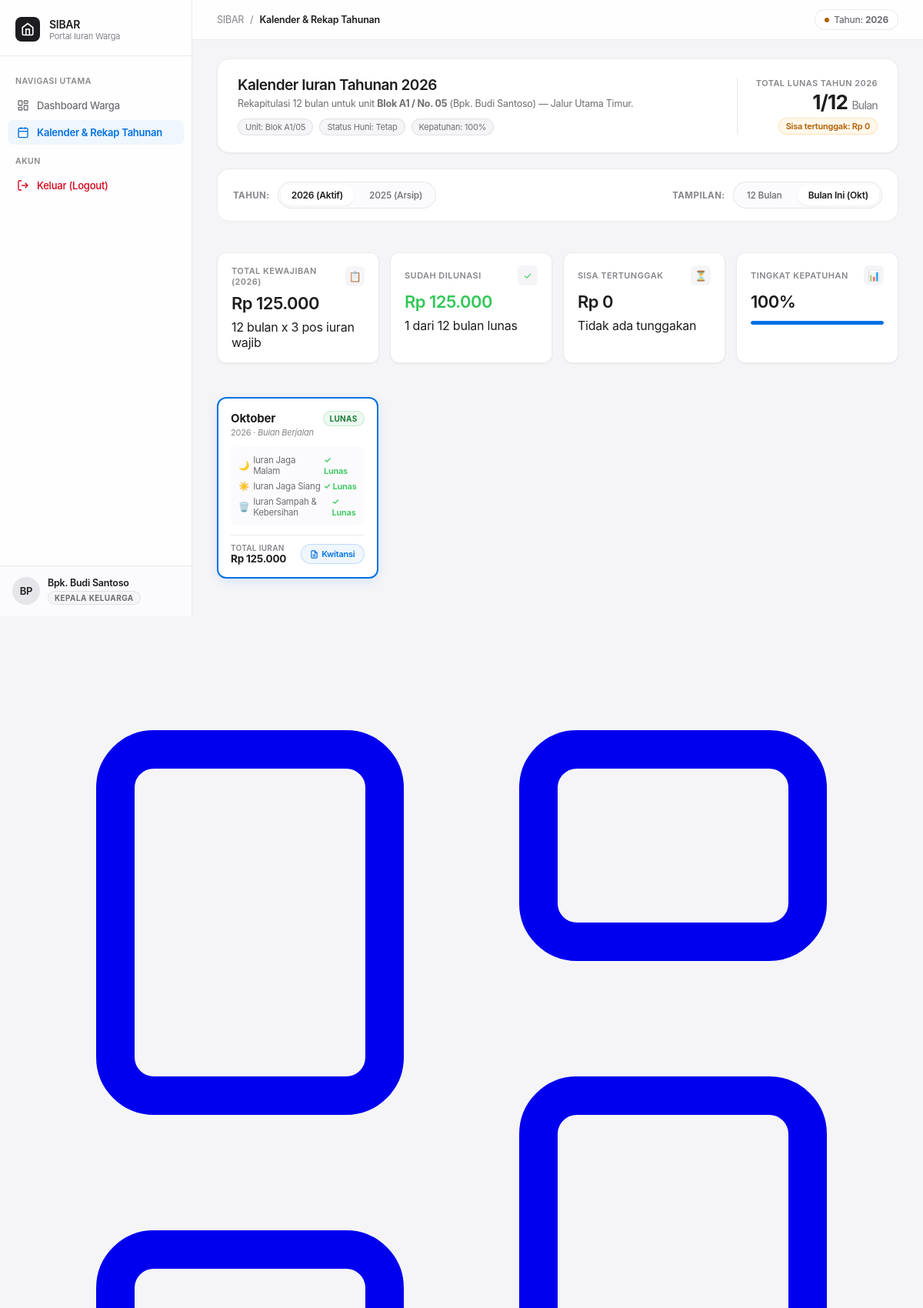
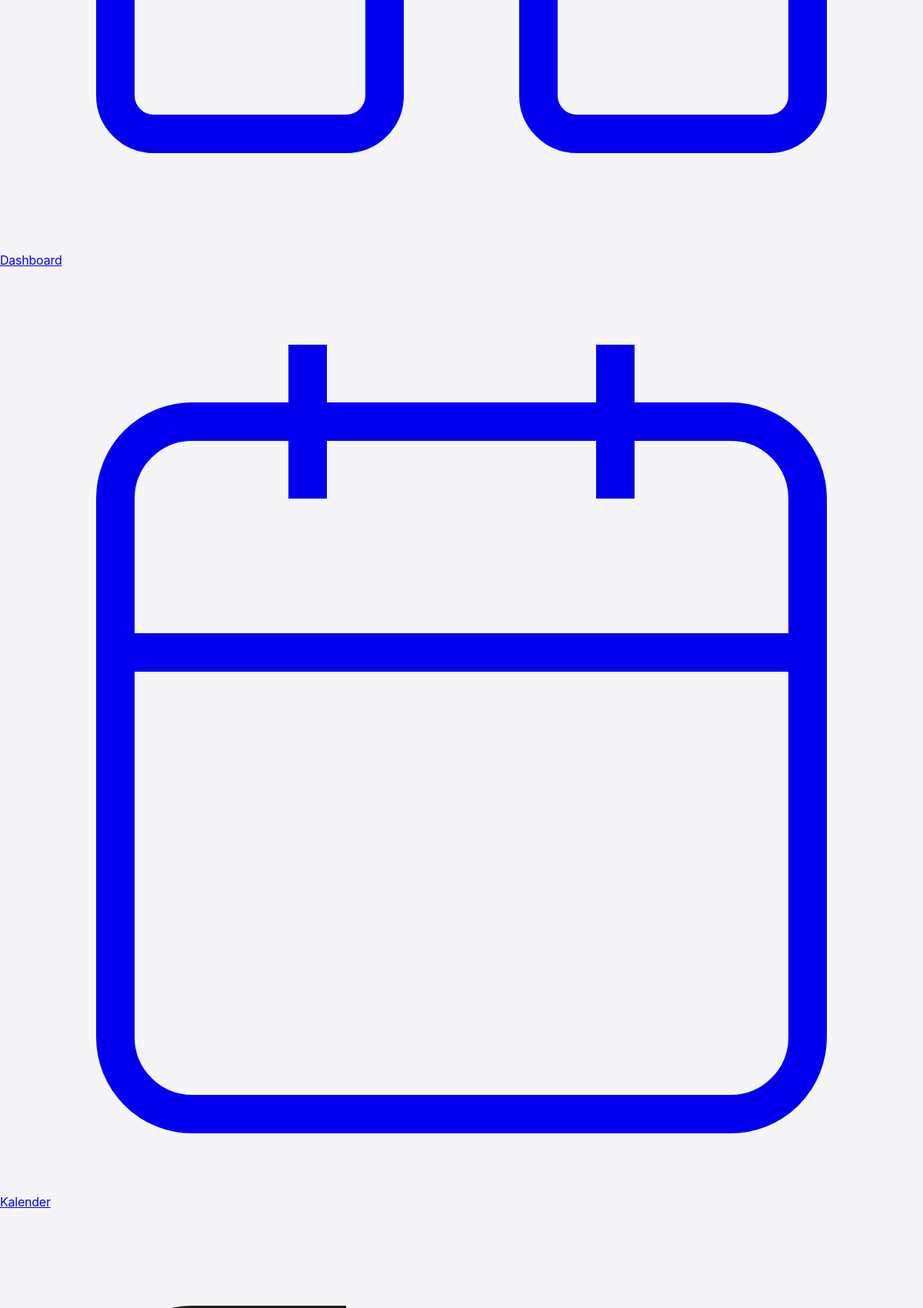
/calendar.php?year=2026&house_id=1&month=10 (signed in, upper part), run on the app's committed database (2 pictures, top to bottom).
### tables this page shows
CREATE TABLE IF NOT EXISTS `users` (
  `id` INT AUTO_INCREMENT PRIMARY KEY,
  `house_id` INT NULL,
  `complex_id` INT DEFAULT 1,
  `username` VARCHAR(50) NOT NULL UNIQUE,
  `password_hash` VARCHAR(255) NOT NULL,
  `full_name` VARCHAR(100) NOT NULL,
  `phone` VARCHAR(20) NOT NULL,
  `role` ENUM('warga', 'satpam_siang', 'satpam_malam', 'sampah', 'super_admin') DEFAULT 'warga',
  `latitude` DECIMAL(10, 8) NULL,
  `longitude` DECIMAL(11, 8) NULL,
  `created_at` TIMESTAMP DEFAULT CURRENT_TIMESTAMP,
  FOREIGN KEY (`house_id`) REFERENCES `houses`(`id`) ON DELETE SET NULL,
  FOREIGN KEY (`complex_id`) REFERENCES `complexes`(`id`) ON DELETE SET NULL
);

CREATE TABLE IF NOT EXISTS `houses` (
  `id` INT AUTO_INCREMENT PRIMARY KEY,
  `complex_id` INT DEFAULT 1,
  `block` VARCHAR(10) NOT NULL,
  `number` VARCHAR(10) NOT NULL,
  `address` VARCHAR(255) NOT NULL,
  `lane` VARCHAR(100) DEFAULT 'Jalur Utama',
  `status_huni` ENUM('tetap', 'kontrak') DEFAULT 'tetap',
  `latitude` DECIMAL(10, 8) NULL,
  `longitude` DECIMAL(11, 8) NULL,
  `created_at` TIMESTAMP DEFAULT CURRENT_TIMESTAMP,
  FOREIGN KEY (`complex_id`) REFERENCES `complexes`(`id`) ON DELETE SET NULL,
  UNIQUE KEY `uk_house` (`block`, `number`)
);

CREATE TABLE IF NOT EXISTS `bills` (
  `id` INT AUTO_INCREMENT PRIMARY KEY,
  `house_id` INT NOT NULL,
  `fee_type_id` INT NOT NULL,
  `period_year` INT NOT NULL,
  `period_month` INT NOT NULL,
  `amount` DECIMAL(12, 2) NOT NULL,
  `status` ENUM('unpaid', 'paid') DEFAULT 'unpaid',
  `due_date` DATE NOT NULL,
  `created_at` TIMESTAMP DEFAULT CURRENT_TIMESTAMP,
  FOREIGN KEY (`house_id`) REFERENCES `houses`(`id`) ON DELETE CASCADE,
  FOREIGN KEY (`fee_type_id`) REFERENCES `fee_types`(`id`) ON DELETE CASCADE,
  UNIQUE KEY `uk_house_fee_period` (`house_id`, `fee_type_id`, `period_year`, `period_month`)
);

CREATE TABLE IF NOT EXISTS `fee_types` (
  `id` INT AUTO_INCREMENT PRIMARY KEY,
  `code` VARCHAR(50) NOT NULL UNIQUE,
  `name` VARCHAR(100) NOT NULL,
  `amount` DECIMAL(12, 2) NOT NULL,
  `icon` VARCHAR(10) DEFAULT '💰',
  `description` TEXT,
  `created_at` TIMESTAMP DEFAULT CURRENT_TIMESTAMP
);

### calendar.php (the view, shortened to what the rows shown need)
<?php
require_once __DIR__ . '/config/database.php';
require_once __DIR__ . '/config/auth.php';
$user = requireAuth();
$db = getDB();
$role = $user['role'];
$isWarga = ($role === 'warga');
$selectedYear = sanitizeInt($_GET['year'] ?? 2026, 2026);
$selectedMonth = isset($_GET['month']) && $_GET['month'] !== 'all' ? sanitizeInt($_GET['month'], 0) : 'all';
if ($isWarga) {
    $targetHouseId = (int)$user['house_id'];
}
$stmtTargetHouse = $db->prepare("
    SELECT h.id, h.block, h.number, h.lane, h.address, h.status_huni, u.full_name, u.phone, u.username
    FROM houses h
    LEFT JOIN users u ON u.house_id = h.id AND u.role = 'warga'
    WHERE h.id = :id
    LIMIT 1
");
$stmtTargetHouse->execute([':id' => $targetHouseId]);
$targetHouse = $stmtTargetHouse->fetch();
$stmtBills = $db->prepare("
    SELECT b.id, b.house_id, b.fee_type_id, b.period_year, b.period_month, b.amount, b.status, b.due_date,
           f.name AS fee_name, f.code AS fee_code, f.icon AS fee_icon,
           p.receipt_no, p.amount_paid, p.payment_method, p.paid_at
    FROM bills b
    JOIN fee_types f ON f.id = b.fee_type_id
    LEFT JOIN payments p ON p.bill_id = b.id
    WHERE b.house_id = :house_id AND b.period_year = :year
    ORDER BY b.period_month ASC, b.fee_type_id ASC
");
$stmtBills->execute([
    ':house_id' => $targetHouseId,
    ':year'     => $selectedYear
]);
$rawBills = $stmtBills->fetchAll();
$monthBills = [];
for ($m = 1; $m <= 12; $m++) {
    $monthBills[$m] = [
        'bills'       => [],
        'total_due'   => 0,
        'total_paid'  => 0,
        'paid_count'  => 0,
        'unpaid_count'=> 0,
        'status'      => 'empty',
        'latest_paid' => null,
        'receipt_no'  => null,
    ];
}
foreach ($rawBills as $b) {
    $m = (int)$b['period_month'];
    if ($m >= 1 && $m <= 12) {
        $monthBills[$m]['bills'][] = $b;
        $monthBills[$m]['total_due'] += (float)$b['amount'];
        if ($b['status'] === 'paid') {
            $monthBills[$m]['total_paid'] += (float)$b['amount'];
            $monthBills[$m]['paid_count']++;
            if (!empty($b['paid_at'])) {
                $monthBills[$m]['latest_paid'] = $b['paid_at'];
            }
            if (!empty($b['receipt_no'])) {
                $monthBills[$m]['receipt_no'] = $b['receipt_no'];
            }
        } else {
            $monthBills[$m]['unpaid_count']++;
        }
    }
}
$currentYearNow = 2026;
$currentMonthNow = 10;
for ($m = 1; $m <= 12; $m++) {
    $item = &$monthBills[$m];
}
$annualTotalDue = 0;
$annualTotalPaid = 0;
for ($m = 1; $m <= 12; $m++) {
    $annualTotalDue += $monthBills[$m]['total_due'];
    $annualTotalPaid += $monthBills[$m]['total_paid'];
}
$annualCompliance = $annualTotalDue > 0 ? round(($annualTotalPaid / $annualTotalDue) * 100) : 0;
$monthNames = [
    1 => 'Januari', 2 => 'Februari', 3 => 'Maret', 4 => 'April',
    5 => 'Mei', 6 => 'Juni', 7 => 'Juli', 8 => 'Agustus',
    9 => 'September', 10 => 'Oktober', 11 => 'November', 12 => 'Desember'
];
?>
<!DOCTYPE html>
<html lang="id">
<head>
  <link rel="stylesheet" href="assets/css/style.css">
  <link rel="stylesheet" href="assets/css/monitoring.css">
</head>
<body>
<div class="app-container">
  <aside class="sidebar">
    <div class="brand-section">
      <div class="brand-text">
        <h1>SIBAR</h1>
      </div>
    </div>
    <div class="sidebar-footer">
      <div class="avatar"><?= strtoupper(substr($user['full_name'], 0, 2)) ?></div>
      <div class="user-info">
        <div class="user-name"><?= e($user['full_name']) ?></div>
        <div class="house-tag" style="margin-top:3px;"><span class="role-badge <?= e($role) ?>"><?= e(roleLabel($role)) ?></span></div>
      </div>
    </div>
  </aside>
  <main class="main-wrapper">
    <div class="content-body">
      <section class="household-hero">
        <div class="hero-meta">
          <h2>Kalender Iuran Tahunan <?= e($selectedYear) ?></h2>
          <p>
            Rekapitulasi 12 bulan untuk unit <strong>Blok <?= e($targetHouse['block']) ?> / No. <?= e($targetHouse['number']) ?></strong>
            (<?= e($targetHouse['full_name'] ?: 'Belum Terdaftar') ?>) — <?= e($targetHouse['lane']) ?>.
          </p>
          <div class="hero-badges">
            <span class="hero-tag">Unit: Blok <?= e($targetHouse['block']) ?>/<?= e($targetHouse['number']) ?></span>
            <span class="hero-tag">Status Huni: <?= ucfirst(e($targetHouse['status_huni'] ?: 'Tetap')) ?></span>
            <span class="hero-tag">Kepatuhan: <?= $annualCompliance ?>%</span>
          </div>
        </div>
      </section>
      <div class="calendar-grid">
        <?php
        $monthsToDisplay = ($selectedMonth === 'all') ? range(1, 12) : [(int)$selectedMonth];
        foreach ($monthsToDisplay as $m):
            $mInfo = $monthBills[$m];
            $isCur = ($selectedYear === $currentYearNow && $m === $currentMonthNow);
            $status = $mInfo['status'];
            $statusLabel = match($status) {
                'paid'     => 'Lunas',
                'unpaid'   => 'Belum Lunas',
                'partial'  => 'Sebagian',
                'upcoming' => 'Mendatang',
                default    => 'Belum Terbit'
            };
        ?>
          <div class="month-card <?= $isCur ? 'is-current' : '' ?>">
            <div>
              <div class="month-card-header">
                <div>
                  <div class="month-name"><?= $monthNames[$m] ?></div>
                  <div class="month-year-sub"><?= e($selectedYear) ?> <?= $isCur ? '· <em>Bulan Berjalan</em>' : '' ?></div>
                </div>
                <span class="month-badge <?= e($status) ?>"><?= e($statusLabel) ?></span>
              </div>
              <div class="month-fee-list" style="margin-top:12px;">
                <?php if (empty($mInfo['bills'])): ?>
                  <div style="font-size:11.5px; color:var(--text-tertiary); text-align:center; padding:8px 0;">
                    Belum ada data tagihan
                  </div>
                <?php else: ?>
                  <?php foreach ($mInfo['bills'] as $b): ?>
                    <div class="month-fee-row">
                      <span class="month-fee-label">
                        <span><?= e($b['fee_icon']) ?></span>
                        <span><?= e($b['fee_name']) ?></span>
                      </span>
                      <span class="month-fee-status <?= $b['status'] === 'paid' ? 'paid' : 'unpaid' ?>">
                        <?= $b['status'] === 'paid' ? '✓ Lunas' : formatRupiah($b['amount']) ?>
                      </span>
                    </div>
                  <?php endforeach; ?>
                <?php endif; ?>
              </div>
            </div>
            <div class="month-card-footer">
              <div class="month-total-wrap">
                <span class="month-total-sub">Total Iuran</span>
                <span class="month-total-val"><?= formatRupiah($mInfo['total_due']) ?></span>
              </div>
              <div>
                <?php if ($mInfo['status'] === 'paid' && !empty($mInfo['receipt_no'])): ?>
                  <a href="receipt.php?receipt_no=<?= urlencode($mInfo['receipt_no']) ?>" class="btn-receipt-link" target="_blank" title="Cetak Kwitansi">
                    <svg width="11" height="11" viewBox="0 0 24 24" fill="none" stroke="currentColor" stroke-width="2.5"><path d="M14 2H6a2 2 0 0 0-2 2v16a2 2 0 0 0 2 2h12a2 2 0 0 0 2-2V8z"/><polyline points="14 2 14 8 20 8"/><line x1="16" y1="13" x2="8" y2="13"/><line x1="16" y1="17" x2="8" y2="17"/></svg>
                    Kwitansi
                  </a>
                <?php elseif ($isWarga && in_array($mInfo['status'], ['unpaid', 'partial'], true)): ?>
                  <a href="dashboard.php" class="btn-pay-month" title="Buka Dashboard untuk Bayar">
                    Bayar
                  </a>
                <?php else: ?>
                  <span style="font-size:11px; color:var(--text-tertiary);">
                    <?= $mInfo['latest_paid'] ? date('d/m/y', strtotime($mInfo['latest_paid'])) : '—' ?>
                  </span>
                <?php endif; ?>
              </div>
            </div>
          </div>
        <?php endforeach; ?>
      </div>
    </div>
  </main>
</div>
</body>
</html>

### data on the page
users: full_name "BP", full_name "Bpk. Budi Santoso", role "KEPALA KELUARGA", house.block "A1", house.number "05", house.lane "Jalur Utama Timur", house.status_huni "Tetap"
bills: m "Oktober", status "LUNAS", fee_type.icon "🗑️", fee_type.name "Iuran Sampah & Kebersihan", shows "✓ Lunas", total_due "Rp 125.000"
bills: fee_type.icon "🌙", fee_type.name "Iuran Jaga Malam", status "✓ Lunas"
bills: fee_type.icon "☀️", fee_type.name "Iuran Jaga Siang", status "✓ Lunas"

### other printed values
$selectedYear "2026"
$annualCompliance "100"
$annualPaidMonths "1"
formatRupiah($annualTotalUnpaid) "Rp 0"
formatRupiah($annualTotalDue) "Rp 125.000"
formatRupiah($annualTotalPaid) "Rp 125.000"
